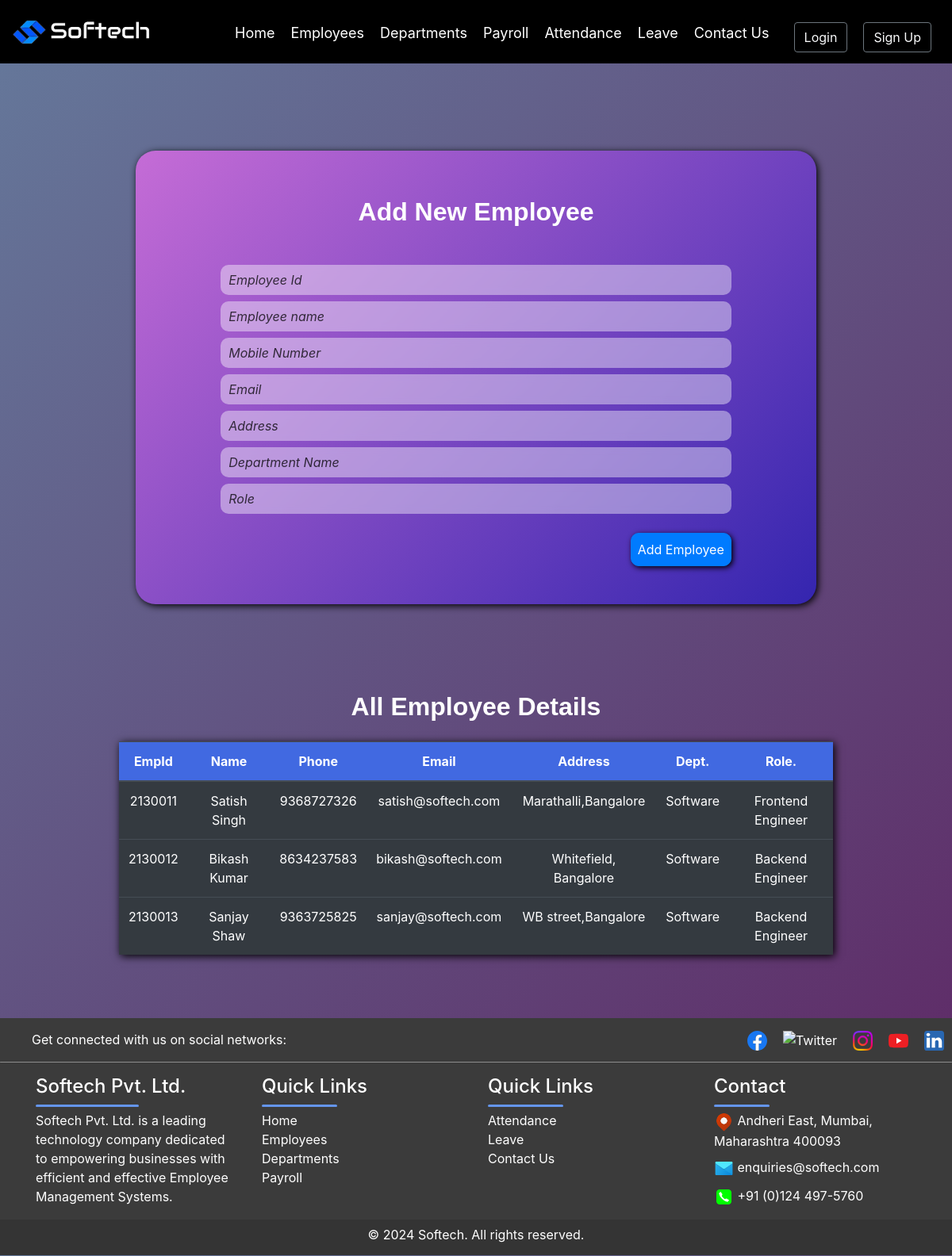
Screenshot of /employee with the database file from the repository.
### app/models.py (models this page shows, shortened)
class Employees(models.Model):
      emp_id = models.CharField(max_length=10, primary_key=True)
      emp_name = models.CharField(max_length=100, null=True, blank=True)
      mobile_number = models.CharField(max_length=15, null=True, blank=True)
      email = models.EmailField(null=True, blank=True)
      address = models.TextField(null=True, blank=True)
      department_name = models.ForeignKey(Departments, null=True, blank=True, on_delete=models.CASCADE)
      role = models.CharField(max_length=100, null=True, blank=True)

class Departments(models.Model):
      department_name = models.CharField(max_length=100, primary_key=True)
      department_status = models.CharField(max_length=100, null=True, blank=True)
      def __str__(self):
        return str(self.department_name)

### app/views.py (the view, shortened to what this page needs)
# urls.py: path('employee', views.employee_page,name="employee"),
def employee_page(request):
    employees=Employees.objects.all()
    form=EmployeesForm()
    context = {'form':form,'employee':employees}
    return render(request, 'app/employees.html', context)

### app/templates/app/employees.html (shortened to what this page needs)
{% extends "base_template/base.html" %}
{% load static %}
{% block content %}
         <form method="POST" class="bg-body py-5 text-center" id="formbackground">
            <h2 class="fs-3 fw-bold text-decoration-underline mb-5">Add New Employee</h2>
            {{form.emp_id}}
            {{form.emp_name}}
            {{form.mobile_number}}
            {{form.email}}
            {{form.address}}
            {{form.department_name}}
            {{form.role}}
            <div class="buttons w-75 mx-auto">
               <div class="row g-0">
                  <div class="col-6 text-start">
                  </div>
                  <div class="col-6 text-end">
                     <button class="btn btn-primary mt-3 p-2" id="addBtn" type="submit" style="float: right;">Add Employee</button>
                  </div>
               </div>
            </div>
         </form>
         <div class="w-auto mx-auto">
            <h2 class="fs-3 fw-bold text-decoration-underline mb-2 mt-5">All Employee Details</h2>
            <table class="table table-dark table-hover mt-4 mb-5 text-center w-75">
               <thead class="fw-bold">
                  <th>EmpId</th>
                  <th>Name</th>
                  <th>Phone</th>
                  <th>Email</th>
                  <th>Address</th>
                  <th>Dept.</th>
                  <th>Role.</th>
               </thead>
               <tbody id="myTable">
                  {% for e in employee  %}
                  <tr>
                     <td>{{e.emp_id}}</td>
                     <td>{{e.emp_name}}</td>
                     <td>{{e.mobile_number}}</td>
                     <td>{{e.email}}</td>
                     <td>{{e.address}}</td>
                     <td>{{e.department_name}}</td>
                     <td>{{e.role}}</td>
                  </tr>
                  {% endfor %}
               </tbody>
            </table>
         </div>
      {% endblock content %}

### app/static/app/CSS_files/style.css (style rules this page uses)
body { background: linear-gradient(135deg, #647095 0%, #5e2563 100%); color: white !important; margin: 0 !important; padding: 0 !important; overflow-x: hidden; }
.bg-body { background-color: rebeccapurple !important; }
h2 { font-family: Helvetica; text-align: center; }
table thead { color: white; font-weight: bold; background-color: royalblue; margin: auto; padding: auto; }
table { margin: auto !important; box-shadow: 2px 2px 10px black; }
input, textarea { background-color: rgba(255, 255, 255, 0.416) !important; background-blend-mode: overlay !important; backdrop-filter: blur(5px) !important; color: white !important; border: none !important; border-radius: 10px !important; padding: 10px !important; transition: background-color 0.3s ease-in-out !important; }
::placeholder { color: rgba(0, 0, 0, 0.744) !important; font-style: italic; }
h2 { margin: 10px 0px !important; font-weight: bold !important; text-align: center !important; }
button { margin: 20px 0; border-radius: 10px !important; transition: background-color 0.3s ease-in-out !important; box-shadow: 2px 2px 7px black; }
table tr td { color: white; }
@media screen and (min-width: 768px) { .table { width: 100% !important; } }
#formbackground { background: linear-gradient(135deg, #c56cd6 0%, #3425af 100%); border-radius: 25px; margin: 110px 171px; transition: transform 0.3s ease; box-shadow: 2px 2px 10px black; }

### rows the page displays
Employees: emp_id "2130011", emp_name "Satish Singh", mobile_number "9368727326", email "satish@softech.com", address "Marathalli,Bangalore", department_name "Software", role "Frontend Engineer"
Employees: emp_id "2130012", emp_name "Bikash Kumar", mobile_number "8634237583", email "bikash@softech.com", address "Whitefield, Bangalore", department_name "Software", role "Backend Engineer"
Employees: emp_id "2130013", emp_name "Sanjay Shaw", mobile_number "9363725825", email "sanjay@softech.com", address "WB street,Bangalore", department_name "Software", role "Backend Engineer"
